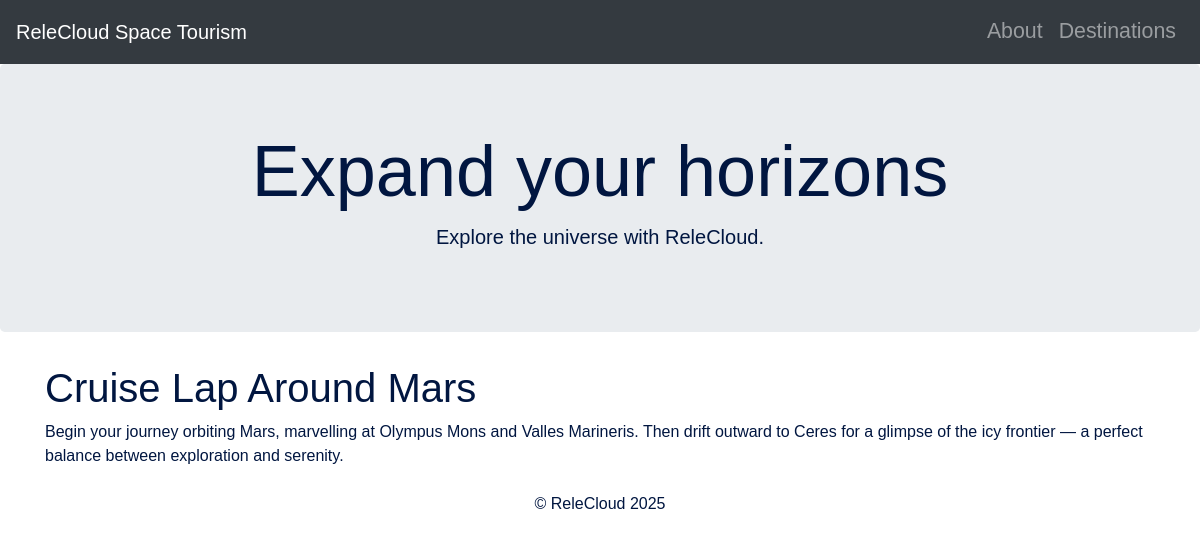
The page /cruise/1 on the database its author committed.
### relecloud/models.py (models this page shows, shortened)
class Cruise(models.Model):
    name = models.CharField(
        unique=True,
        max_length=50,
        null=False,
        blank=False,
    )
    description = models.TextField(
        max_length=2000,
        null=False,
        blank=False
    )
    destinations = models.ManyToManyField(
        Destination,
        related_name='cruises'
    )

### relecloud/views.py (the view)
# urls.py: path('cruise/<int:pk>', views.CruiseDetailView.as_view(), name='cruise_detail'),
class CruiseDetailView(generic.DetailView):
    template_name = 'relecloud/cruise_detail.html'
    model = models.Cruise
    context_object_name = 'cruise'

### relecloud/templates/relecloud/cruise_detail.html (shortened to what this page needs)
{% extends 'base.html' %}
{% block content %}
<h1>
    Cruise {{ cruise.name }}
</h1>
{{ cruise.description|linebreaks }}
{% endblock content %}

### rows shown on the page
Cruise: name "Lap Around Mars", description "Begin your journey orbiting Mars, marvelling at Olympus Mons and Valles Marineris. Then drift outward to Ceres for a glimpse of the icy frontier — a perfect balance between exploration and serenity."
